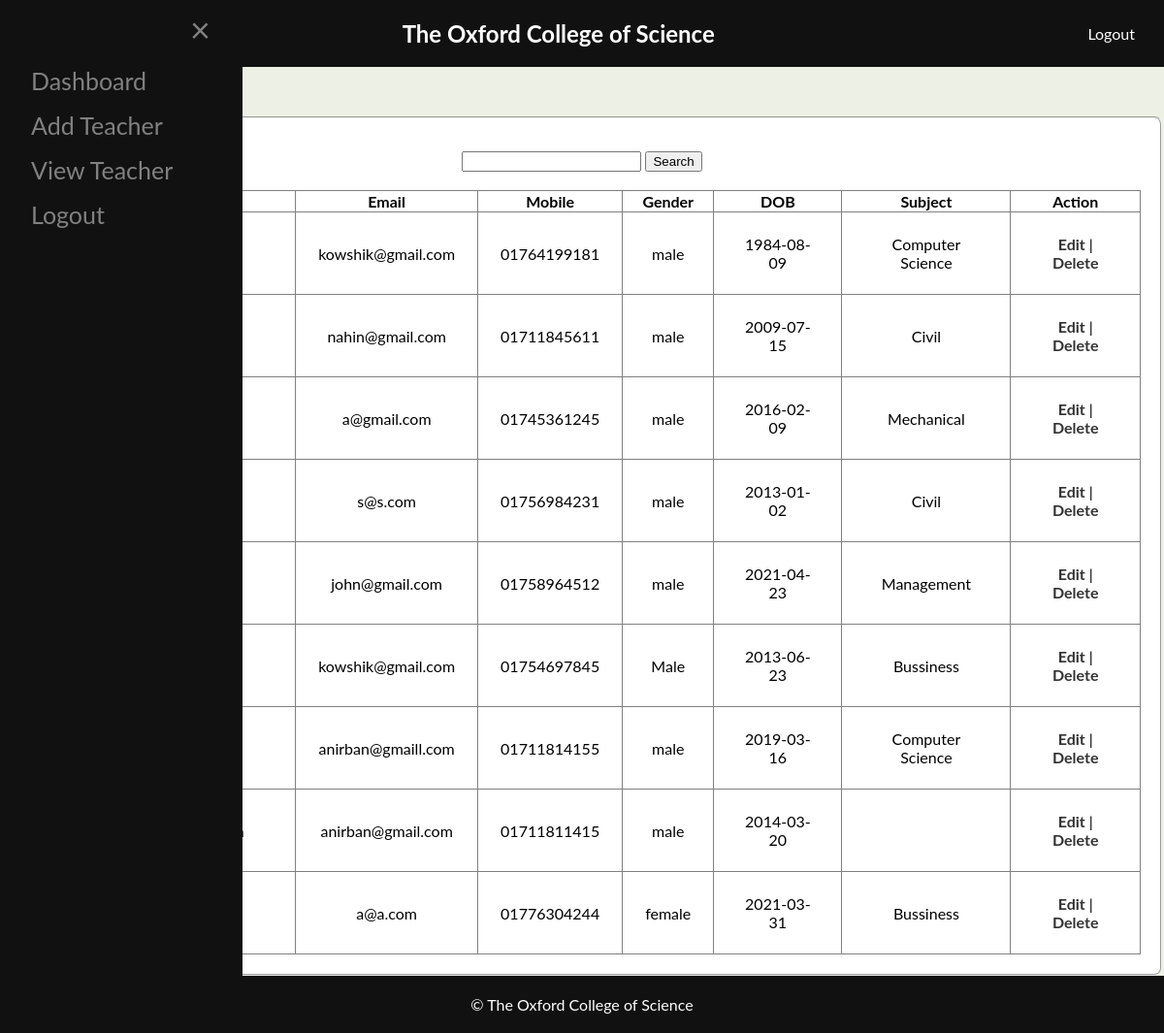
The app's page /Admin/view/viewTeacher.php (signed in) with its own data.
### tables this page shows
CREATE TABLE `teacher` (
  `id` varchar(20) NOT NULL,
  `name` varchar(70) NOT NULL,
  `email` varchar(70) NOT NULL,
  `mobile` varchar(70) NOT NULL,
  `gender` varchar(70) NOT NULL,
  `dob` date NOT NULL,
  `subject` varchar(30) NOT NULL,
  `password` varchar(70) NOT NULL
);

### Admin/Model/teacherModel.php (called while the page is built, shortened)
<?php
function allUserList(){
    $conn = getConnection();
    $sql = "select * from teacher";
    $result = mysqli_query($conn, $sql);
    $users =[];
		while($row = mysqli_fetch_assoc($result)){
			array_push($users, $row);
		}
		return $users;
}
?>

### Admin/View/viewTeacher.php (the view, shortened to what this page needs)
<?php
include_once('../model/teacherModel.php');
$UsersList = allUserList();
?>
<!DOCTYPE html>
<html>
<head>
  <div class="header">
    <div class="header-title">
      <h1>The Oxford College of Science</h1>
    </div>
    <div class="header-right">
      <a href="../Controller/Logout.php">Logout</a>
    </div>
  </div>
  <div class="sidebar" id="mySidenav" onmouseleave="closeNav()">
    <a href="javascript:void(0)" class="closebtn" onclick="closeNav()">&times;</a>
    <a href="dashboard.php">Dashboard</a>
    <a href="addTeacher.php">Add Teacher</a>
    <a href="viewTeacher.php">View Teacher</a>
    <a href="../Controller/logout.php">Logout</a>
  </div>
  <span style="font-size:30px;cursor:pointer" onmouseover="openNav()">&#9776;</span>
  <div class="content" id="content">
    <form class="table-responsive" id="inform" action="../Controller/updateCheckTeacher.php"
      onsubmit="return validation()" method="post">
      <fieldset>
        <legend>Teacher List</legend>
        <center>
        <input type="text" name="name" id="name" onkeyup="ajax()" />
									<input type="button" name="" value="Search">
								</center>
								<div id="myh1" class="">
        <br>
        <?php
								echo "<table border = 1 width='100%' cellspacing = 0  >
          <tr align='center'>
            <th>Id</th>
            <th>Name</th>
            <th>Email</th>
            <th>Mobile</th>
            <th>Gender</th>
            <th>DOB</th>
            <th>Subject</th>
            <th>Action</th>
          </tr>";
          for ($i = 0; $i < count($UsersList); $i++) {
            echo "<tr align = 'center'>
                <td>{$UsersList[$i]['id']}</td>
                <td>{$UsersList[$i]['name']}</td>
                <td>{$UsersList[$i]['email']}</td>
                <td>{$UsersList[$i]['mobile']}</td>
                <td>{$UsersList[$i]['gender']}</td>
                <td>{$UsersList[$i]['dob']}</td>
                <td>{$UsersList[$i]['subject']}</td>
                <td> <a href='editTeacher.php?id={$UsersList[$i]['id']}'> Edit </a> |
                 <a href='deleteTeacher.php?id={$UsersList[$i]['id']}'> Delete </a> </td>
            </tr>";
          }
          echo "</table>";
          ?>
  </div>
  </div>
  <div class="footer">
    &copy; The Oxford College of Science
  </div>
  </body>
</html>

### Admin/View/viewTeacher.php (style rules this page uses)
.header { background-color: #111; color: #fff; padding: 20px; display: flex; justify-content: space-between; align-items: center; }
.header-title { display: inline-block; vertical-align: middle; margin-left: 10px; }
.header-title h1 { margin: 0; font-size: 24px; }
.header-right { display: flex; align-items: center; }
.header-right a { color: #fff; text-decoration: none; margin-right: 10px; }
.sidebar { width: 0; position: fixed; z-index: 1; top: 0; left: 0; background-color: #111; overflow-x: hidden; transition: 0.5s; padding-top: 60px; bottom: 0; }
.sidebar a { padding: 8px 8px 8px 32px; text-decoration: none; font-size: 25px; color: #818181; display: block; transition: 0.3s; }
.sidebar .closebtn { position: absolute; top: 0; right: 25px; font-size: 36px; margin-left: 50px; cursor: pointer; }
.content { margin-left: 0; padding: 0px; transition: margin-left 0.3s ease; background-color: #edf1e5; }
.content table { width: 100%; border-collapse: collapse; margin-top: 0; border-collapse: collapse; }
.content td { padding: 23px; text-align: center; }
.content a { color: #333; text-decoration: none; font-weight: bold; }
.footer { background-color: #111; color: #fff; padding: 20px; text-align: center; }
fieldset { background-color: #fff; padding: 20px; border-radius: 8px; }
legend { font-size: 24px; font-weight: bold; color: #333; }

### records on screen
teacher: email "kowshik@gmail.com", mobile "01764199181", gender "male", dob "1984-08-09", subject "Computer Science"
teacher: email "nahin@gmail.com", mobile "01711845611", gender "male", dob "2009-07-15", subject "Civil"
teacher: email "a@gmail.com", mobile "01745361245", gender "male", dob "2016-02-09", subject "Mechanical"
teacher: email "s@s.com", mobile "01756984231", gender "male", dob "2013-01-02", subject "Civil"
teacher: email "john@gmail.com", mobile "01758964512", gender "male", dob "2021-04-23", subject "Management"
teacher: email "kowshik@gmail.com", mobile "01754697845", gender "Male", dob "2013-06-23", subject "Bussiness"
teacher: email "anirban@gmaill.com", mobile "01711814155", gender "male", dob "2019-03-16", subject "Computer Science"
teacher: email "anirban@gmail.com", mobile "01711811415", gender "male", dob "2014-03-20"
teacher: email "a@a.com", mobile "01776304244", gender "female", dob "2021-03-31", subject "Bussiness"
